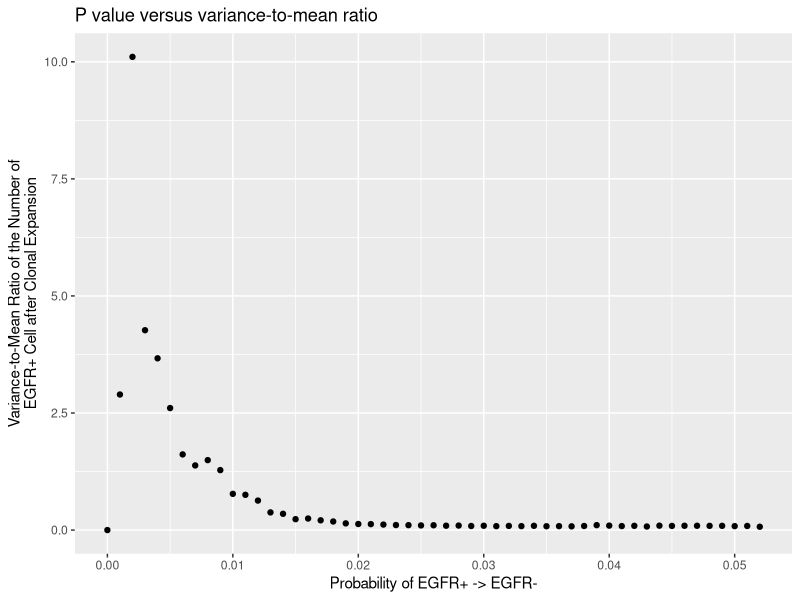

Recreate this plot in R.
## ---- chunk 1
divide <- function(a, b, p){
  # Parameters
  # a: initial EGFR+ number
  # b: initial EGFR- number
  # p: the transformation chance from EGFR+ to EGFR-
  ## Given the known relation ship between p and q (q = 19p), we need to check whether q > 1
  ## before we start
  if (p * 19 > 1) {
    stop("Your p should not exceed 0.0526, or q would exceed 1\n(Note p and q are probabilities.)")
  }
  
  # Assign local variables first to make for-loop easier
  this_a <- a
  this_b <- b
  
  for (division in seq(12)) {
    # First the cells divide
    this_a <- 2 * this_a
    this_b <- 2 * this_b
    
  
    # Second the cells decide whether they transform
    # The occurance of transformation should obey the Poisson distribution
    ## Besides that, we need a way to prevent rpois() from drawing more than what we
    ## have (this_a < a_to_b)
    a_to_b <- min(this_a, rpois(n = 1, lambda = this_a * p))
    b_to_a <- min(this_b, rpois(n = 1, lambda = this_b * p * 19))
    
    
    # Count the final number of cells in this loop
    this_a <- this_a - a_to_b + b_to_a
    this_b <- this_b + a_to_b - b_to_a
  }
  return(c(this_a, this_b))
}
## ---- chunk 2
# Note that q = 19 * p
# so p must stay within [0,1/19)
## Generate a numerical vector from 0 to 1/19 stepping 0.001
p_range <- seq(from = 0, to = 1/19, by = 0.001)

# Pre-allocate a matrix to store calculated variance-mean ratio for each p
result <- matrix(ncol = 4, nrow = length(p_range))
colnames(result) <- c("p", "mean_cells", "variance_cells", "variance_mean_ratio")

# Run division() 500 times for each p
for (p in p_range) {
  rep_500 <- sapply(seq(500), function(x) divide(1,0,p))
  mean_pos <- mean(rep_500[1,]) # Count the EGFR+ cells
  var_pos <- var(rep_500[1,]) # Count the EGFR+ cells
  # Save the results and leave space for later calculation of VMR
  result[which(p_range == p), ] <- c(p, mean_pos, var_pos, NA)
}

# Calculating variance over mean
result[,4] <- result[,3]/result[,2]
## ---- chunk 3
knitr::kable(head(result), digits = c(3, 2, 2))
## ---- chunk 4
library(ggplot2)
library(cowplot)
## ---- chunk 5
# Turn the result matrix into data frame for ggplot2
result_df <- as.data.frame(result)
vmr_plot <- ggplot(result_df, aes(x = p, y = variance_mean_ratio)) + geom_point() +
  ggtitle("P value versus variance-to-mean ratio") +
  labs(x = "Probability of EGFR+ -> EGFR-",
       y = "Variance-to-Mean Ratio of the Number of\nEGFR+ Cell after Clonal Expansion")
plot(vmr_plot)
